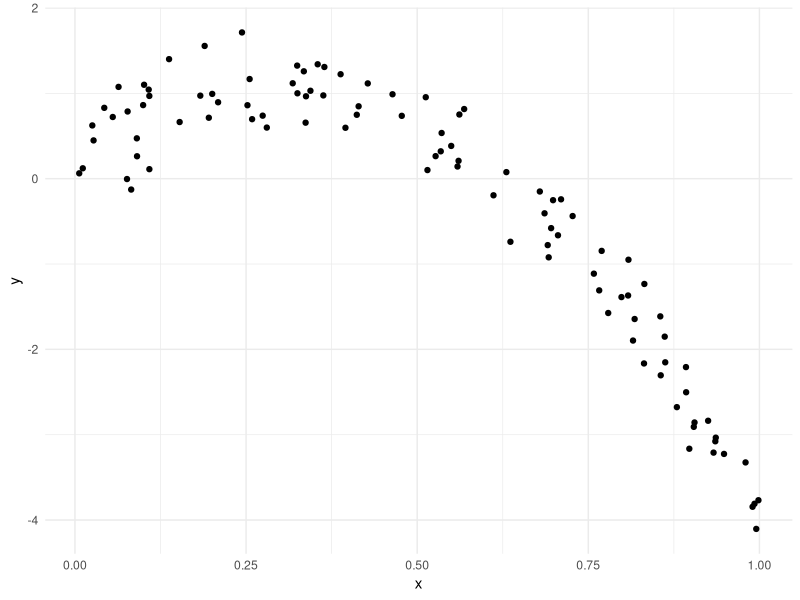
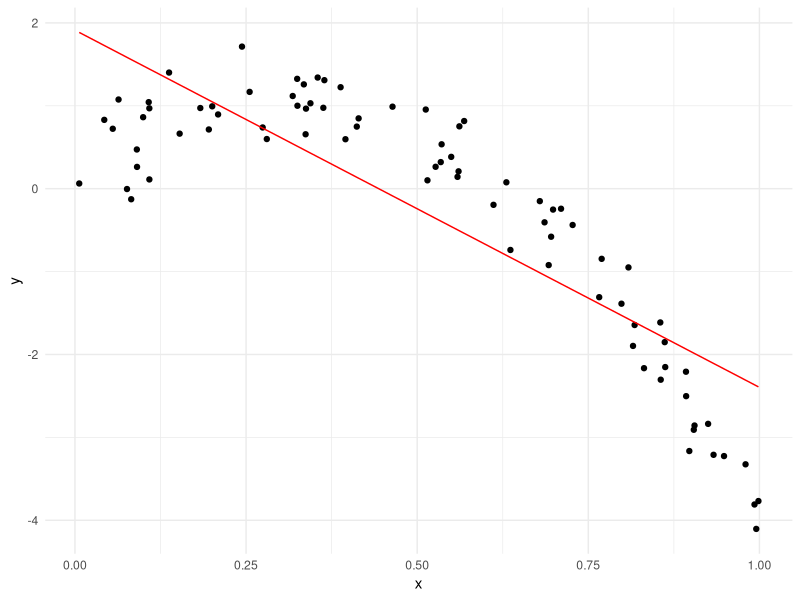
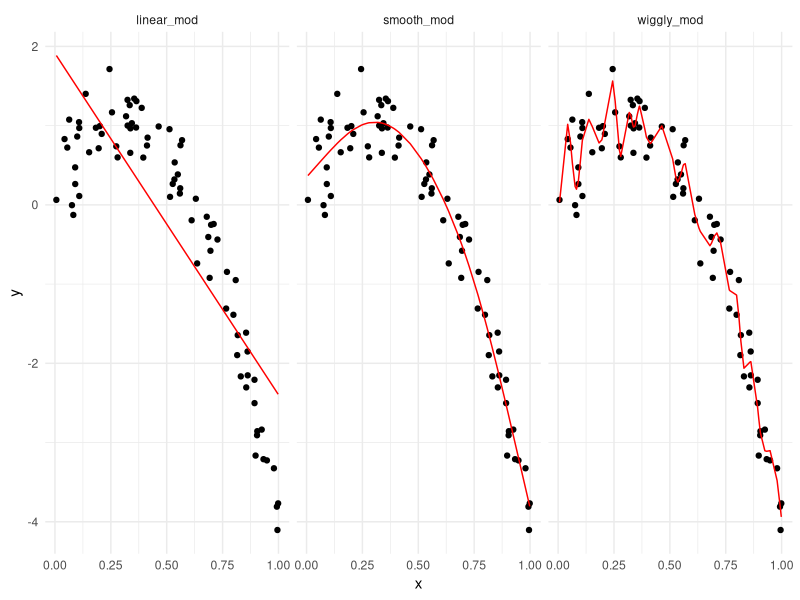

Generate these figures, in order, with R:
## ---- chunk 1
library(tidyverse)
library(modelr)
library(mgcv)

knitr::opts_chunk$set(
  fig.width = 6,
  fig.asp = .6, 
  out.width = '90%'
)

theme_set(theme_minimal() + theme(legend.position = 'bottom'))  #apply this theme setting everywhere in this document

options(
  ggplot2.continuous.color = 'viridis',
  ggplot2.continuous.fill = 'viridis'
)

scale_color_discrete = scale_color_viridis_d
scale_fill_discrete = scale_fill_viridis_d
## ---- chunk 2
nonlin_df = 
  tibble(
    id = 1:100,
    x = runif(100, 0, 1),
    y = 1 - 10 * (x - .3) ^ 2 + rnorm(100, 0, .3)
  )
## ---- chunk 3
nonlin_df %>% 
  ggplot(aes(x =x, y = y)) +
  geom_point()
## ---- chunk 4
train_df = sample_n(nonlin_df, size = 80)
test_df = anti_join(nonlin_df, train_df, by = 'id')
## ---- chunk 5
linear_mod = lm( y~x, data = train_df)
smooth_mod = gam(y~s(x), data = train_df)
wiggly_mod = gam(y~s(x, k = 30), sp = 10e-6, data = train_df)
## ---- chunk 6
train_df %>% 
  add_predictions(linear_mod) %>% 
  ggplot(aes(x = x, y = y)) + 
  geom_point() + 
  geom_line(aes(y = pred), color= 'red')
## ---- chunk 7
train_df %>% 
  gather_predictions(linear_mod, smooth_mod, wiggly_mod) %>% 
  ggplot(aes(x = x, y = y)) + 
  geom_point() + 
  geom_line(aes(y = pred), color= 'red')+
  facet_grid(.~model)
## ---- chunk 8
rmse(linear_mod, test_df)
rmse(wiggly_mod, test_df)
rmse(smooth_mod, test_df)
